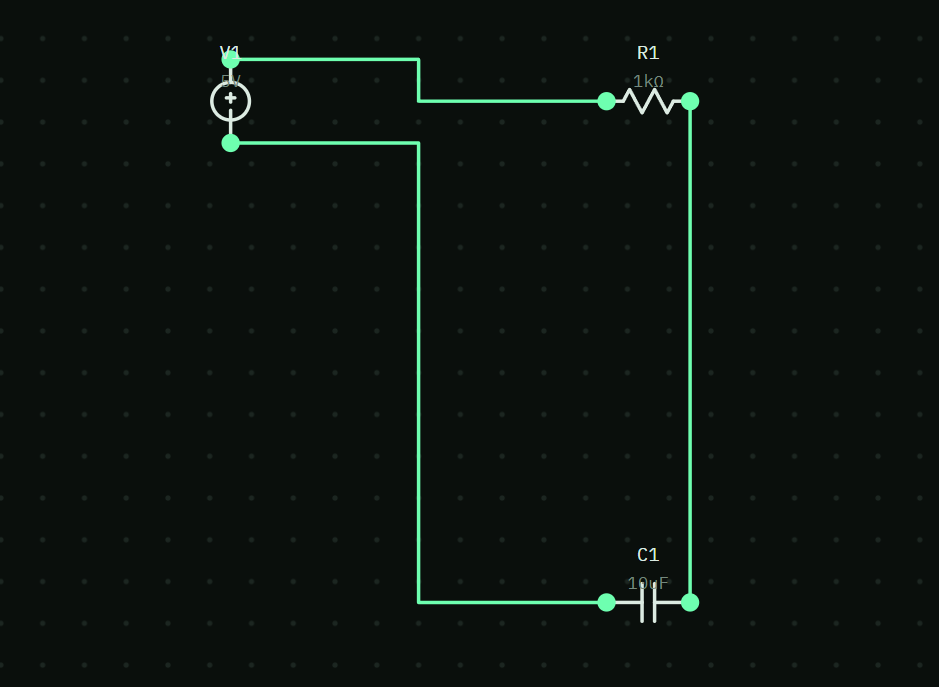
#> input picture target/image.png, 939 x 687 px
$ python wire_detector.py ../../target/image.png
#> lines starting #> are read from the running program, lines starting #| are printed output that depends on the picture; after the words box and inside, x2 and y2 are one past the last pixel; in counts of white or black regions, pixels touching at a corner belong together
"""
Stage 1 — Wire Detector
========================
Detects wires in a hand-drawn circuit image using:
  1. Preprocessing (grayscale, blur, adaptive threshold)
  2. Component region masking (erases detected component boxes)
  3. Morphological skeletonization (thins lines to 1px)
  4. Fast junction/endpoint detection via NumPy convolution
  5. Hough line segment extraction

Key fix: uses NumPy convolution for node detection (NOT pixel loops).
Also auto-downscales large phone photos for speed.
"""

import cv2
import numpy as np
from dataclasses import dataclass, field
from typing import List, Tuple


Point   = Tuple[int, int]
Segment = Tuple[Point, Point]


@dataclass
class BoundingBox:
    x1: int
    y1: int
    x2: int
    y2: int
    cls_name: str
    conf: float


@dataclass
class WireDetectionResult:
    segments    : List[Segment] = field(default_factory=list)
    junctions   : List[Point]   = field(default_factory=list)
    endpoints   : List[Point]   = field(default_factory=list)
    skeleton_img: np.ndarray    = field(default_factory=lambda: np.zeros((1, 1), np.uint8))
    wire_mask   : np.ndarray    = field(default_factory=lambda: np.zeros((1, 1), np.uint8))


class WireDetector:
    def __init__(
        self,
        component_padding: int = 8,
        min_wire_length  : int = 15,
        junction_radius  : int = 8,
        max_image_size   : int = 1024,
    ):
        self.component_padding = component_padding
        self.min_wire_length   = min_wire_length
        self.junction_radius   = junction_radius
        self.max_image_size    = max_image_size

    def detect(self, image: np.ndarray, component_boxes: List[BoundingBox]) -> WireDetectionResult:
        h, w = image.shape[:2]
        scale = 1.0

        # Downscale large images for speed
        if max(h, w) > self.max_image_size:
            scale   = self.max_image_size / max(h, w)
            new_w   = int(w * scale)
            new_h   = int(h * scale)
            image_p = cv2.resize(image, (new_w, new_h), interpolation=cv2.INTER_AREA)
            boxes_p = [
                BoundingBox(
                    int(b.x1 * scale), int(b.y1 * scale),
                    int(b.x2 * scale), int(b.y2 * scale),
                    b.cls_name, b.conf
                )
                for b in component_boxes
            ]
        else:
            image_p = image
            boxes_p = component_boxes

        wire_mask           = self._preprocess(image_p, boxes_p)
        skeleton            = self._skeletonize(wire_mask)
        junctions, endpoints = self._find_nodes_fast(skeleton)
        segments            = self._hough_lines(skeleton)
        segments            = [s for s in segments if self._seg_len(s) >= self.min_wire_length]

        # Scale coords back to original image size
        if scale != 1.0:
            inv       = 1.0 / scale
            segments  = [
                ((int(x1 * inv), int(y1 * inv)), (int(x2 * inv), int(y2 * inv)))
                for (x1, y1), (x2, y2) in segments
            ]
            junctions = [(int(x * inv), int(y * inv)) for x, y in junctions]
            endpoints = [(int(x * inv), int(y * inv)) for x, y in endpoints]
            skeleton  = cv2.resize(skeleton,  (w, h), interpolation=cv2.INTER_NEAREST)
            wire_mask = cv2.resize(wire_mask, (w, h), interpolation=cv2.INTER_NEAREST)

        return WireDetectionResult(
            segments=segments,
            junctions=junctions,
            endpoints=endpoints,
            skeleton_img=skeleton,
            wire_mask=wire_mask,
        )

    # ── Preprocessing ─────────────────────────────────────────────

    def _preprocess(self, image: np.ndarray, boxes: List[BoundingBox]) -> np.ndarray:
        gray   = cv2.cvtColor(image, cv2.COLOR_BGR2GRAY)
        gray   = cv2.GaussianBlur(gray, (3, 3), 0)
        binary = cv2.adaptiveThreshold(
            gray, 255,
            cv2.ADAPTIVE_THRESH_GAUSSIAN_C,
            cv2.THRESH_BINARY_INV,
            blockSize=15, C=8
        )
        kernel = cv2.getStructuringElement(cv2.MORPH_RECT, (2, 2))
        binary = cv2.morphologyEx(binary, cv2.MORPH_CLOSE, kernel)

        # Erase component bounding box regions
        p = self.component_padding
        for b in boxes:
            y1 = max(0, b.y1 - p)
            y2 = min(binary.shape[0], b.y2 + p)
            x1 = max(0, b.x1 - p)
            x2 = min(binary.shape[1], b.x2 + p)
            binary[y1:y2, x1:x2] = 0

        return binary

    # ── Skeletonization ───────────────────────────────────────────

    def _skeletonize(self, binary: np.ndarray) -> np.ndarray:
        try:
            from skimage.morphology import skeletonize as ski_skel
            return (ski_skel(binary.astype(bool)) * 255).astype(np.uint8)
        except ImportError:
            # Fallback: OpenCV morphological thinning
            img  = binary.copy()
            skel = np.zeros_like(img)
            k    = cv2.getStructuringElement(cv2.MORPH_CROSS, (3, 3))
            for _ in range(100):
                er   = cv2.erode(img, k)
                t    = cv2.subtract(img, cv2.dilate(er, k))
                skel = cv2.bitwise_or(skel, t)
                img  = er
                if cv2.countNonZero(img) == 0:
                    break
            return skel

    # ── Fast node detection via NumPy convolution ─────────────────

    def _find_nodes_fast(self, skeleton: np.ndarray) -> Tuple[List[Point], List[Point]]:
        """
        One-pass neighbor counting using cv2.filter2D.
        No Python loops over pixels — runs in milliseconds.
        """
        skel = (skeleton > 0).astype(np.uint8)

        # 3x3 kernel that counts 8-connected neighbors (center excluded)
        kernel = np.ones((3, 3), dtype=np.float32)
        kernel[1, 1] = 0

        nc = cv2.filter2D(skel.astype(np.float32), -1, kernel)
        nc = (nc * skel).astype(np.uint8)  # zero out non-skeleton pixels

        # Endpoints  = skeleton pixel with exactly 1 neighbor
        ep_mask = (skel == 1) & (nc == 1)
        # Junctions = skeleton pixel with 3 or more neighbors
        jn_mask = (skel == 1) & (nc >= 3)

        ep_coords = np.column_stack(np.where(ep_mask)) if ep_mask.any() else np.empty((0, 2), int)
        jn_coords = np.column_stack(np.where(jn_mask)) if jn_mask.any() else np.empty((0, 2), int)

        # np.where returns (row, col) → convert to (x=col, y=row)
        endpoints  = self._merge_nearby([(int(c), int(r)) for r, c in ep_coords])
        junctions  = self._merge_nearby([(int(c), int(r)) for r, c in jn_coords])

        return junctions, endpoints

    def _merge_nearby(self, points: List[Point]) -> List[Point]:
        """Cluster nearby points and replace each cluster with its centroid."""
        if not points:
            return []
        pts    = np.array(points, dtype=float)
        used   = [False] * len(pts)
        merged = []
        r      = self.junction_radius

        for i in range(len(pts)):
            if used[i]:
                continue
            cluster = [pts[i]]
            used[i] = True
            for j in range(i + 1, len(pts)):
                if not used[j] and np.linalg.norm(pts[i] - pts[j]) < r:
                    cluster.append(pts[j])
                    used[j] = True
            c = np.mean(cluster, axis=0)
            merged.append((int(c[0]), int(c[1])))

        return merged

    # ── Hough line extraction ─────────────────────────────────────

    def _hough_lines(self, skeleton: np.ndarray) -> List[Segment]:
        lines = cv2.HoughLinesP(
            skeleton,
            rho           = 1,
            theta         = np.pi / 180,
            threshold     = 15,
            minLineLength = self.min_wire_length,
            maxLineGap    = 12,
        )
        if lines is None:
            return []
        return [
            ((int(x1), int(y1)), (int(x2), int(y2)))
            for x1, y1, x2, y2 in lines[:, 0]
        ]

    @staticmethod
    def _seg_len(seg: Segment) -> float:
        (x1, y1), (x2, y2) = seg
        return ((x2 - x1) ** 2 + (y2 - y1) ** 2) ** 0.5


# ── Visualization helper ──────────────────────────────────────────

def visualize_wires(
    image  : np.ndarray,
    result : WireDetectionResult,
    boxes  : List[BoundingBox] = None,
) -> np.ndarray:
    vis = image.copy()
    for (x1, y1), (x2, y2) in result.segments:
        cv2.line(vis, (x1, y1), (x2, y2), (0, 200, 255), 2)
    for x, y in result.junctions:
        cv2.circle(vis, (x, y), 5, (0, 255, 0), -1)
    for x, y in result.endpoints:
        cv2.circle(vis, (x, y), 4, (255, 100, 0), -1)
    if boxes:
        for b in boxes:
            cv2.rectangle(vis, (b.x1, b.y1), (b.x2, b.y2), (0, 0, 255), 2)
            cv2.putText(vis, b.cls_name, (b.x1, b.y1 - 6),
                        cv2.FONT_HERSHEY_SIMPLEX, 0.5, (0, 0, 255), 1)
    return vis


# ── Standalone test ───────────────────────────────────────────────
if __name__ == "__main__":
    import sys
    img_path = sys.argv[1] if len(sys.argv) > 1 else "mycircuit1.jpeg"
    img = cv2.imread(img_path)
#> img is the input picture: shape (687, 939, 3); mean B, G, R 14.8, 18.7, 12
    if img is None:
        print(f"Could not read: {img_path}")
        exit()
    det    = WireDetector()
    result = det.detect(img, [])
#> in _preprocess, `binary = cv2.adaptiveThreshold( gray, 255, cv2.ADAPTIVE_THRESH_GAUSSIA..`:
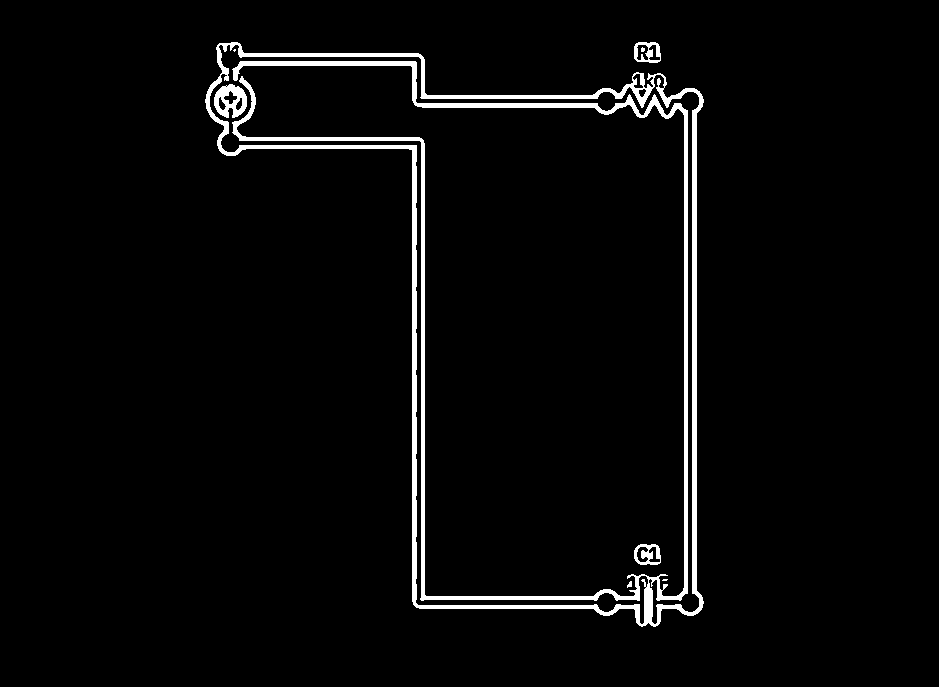
#> binary: shape (687, 939); 3.2% white; 8 white regions (3 under 20 px), largest, box (x1, y1, x2, y2) and area: (205, 42, 704, 627) 19342, (214, 84, 247, 118) 667, (634, 544, 661, 565) 327, (634, 42, 661, 63) 308, (627, 581, 632, 588) 23
#> in _preprocess, `binary = cv2.morphologyEx(binary, cv2.MORPH_CLOSE, kernel)`:
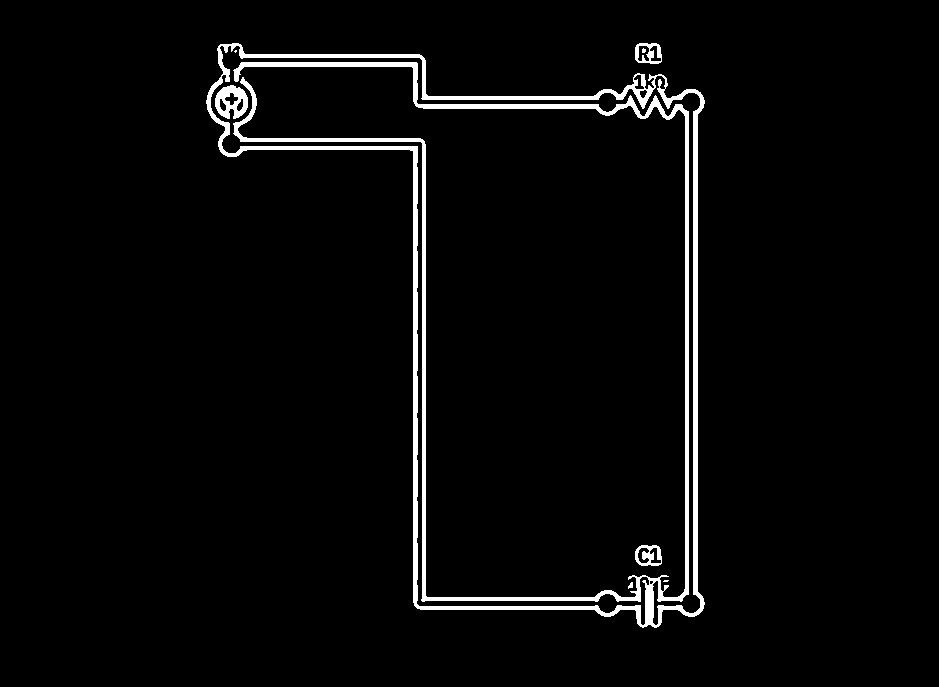
#> binary: shape (687, 939); 3.2% white; 8 white regions (3 under 20 px), largest, box (x1, y1, x2, y2) and area: (206, 43, 705, 628) 19363, (215, 85, 248, 119) 672, (635, 545, 662, 566) 328, (635, 43, 662, 64) 310, (628, 582, 633, 589) 23
#> in _skeletonize, `return (ski_skel(binary.astype(bool)) * 255).astype(np.uint8)`:
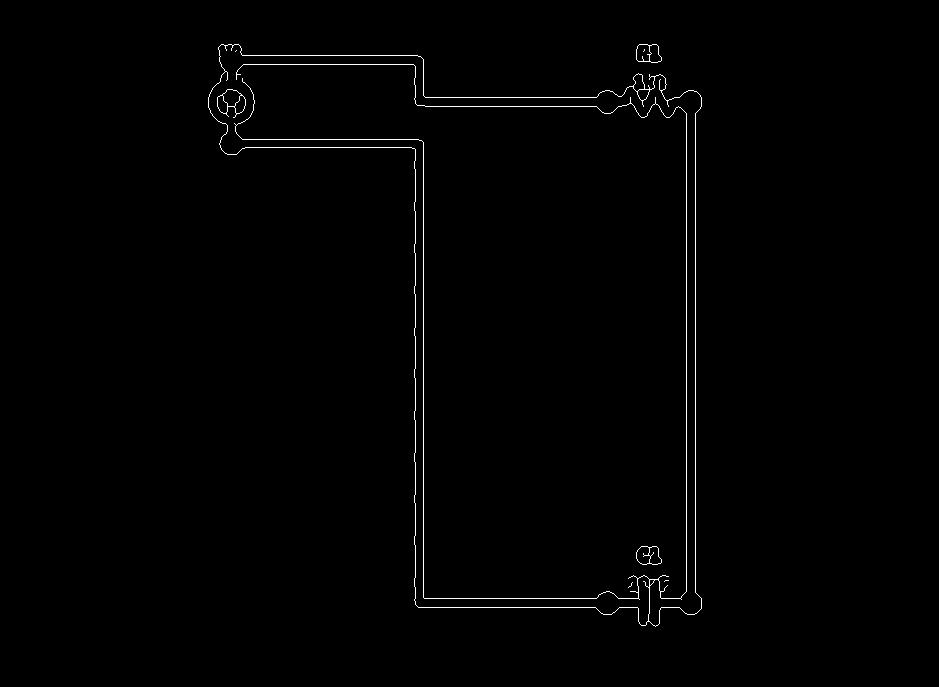
#> returned value: shape (687, 939); 0.73% white in thin lines or dots, all inside (x1, y1, x2, y2) = (208, 44, 702, 627)
#> in _find_nodes_fast, `ep_mask = (skel == 1) & (nc == 1)`:
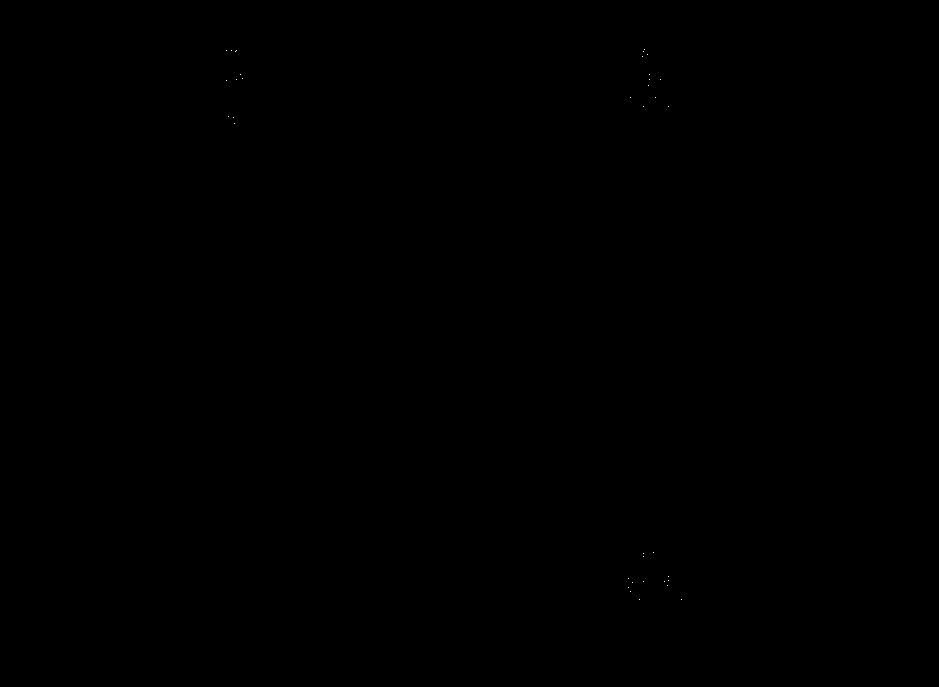
#> ep_mask: shape (687, 939) bool; 0.01% white in thin lines or dots, all inside (x1, y1, x2, y2) = (226, 49, 682, 600)
#> in _find_nodes_fast, `jn_mask = (skel == 1) & (nc >= 3)`: jn_mask: shape (687, 939) bool; 0.02% white in thin lines or dots, all inside (x1, y1, x2, y2) = (221, 45, 681, 622)
#> in _find_nodes_fast, `ep_coords = np.column_stack(np.where(ep_mask)) if ep_mask.any() else n..`: ep_coords = 37 pairs, first value 49 to 599, second value 226 to 681
#> in _find_nodes_fast, `jn_coords = np.column_stack(np.where(jn_mask)) if jn_mask.any() else n..`: jn_coords = 138 pairs, first value 45 to 621, second value 221 to 680
#> in _merge_nearby, `pts    = np.array(points, dtype=float)`: pts = 37 pairs, first value 226 to 681, second value 49 to 599
#> in _merge_nearby, `used   = [False] * len(pts)`: used = 37 items, first 6: False, False, False, False, False, False
#> the loop in _merge_nearby, `for i in range(len(pts)):` made 37 passes
#> c on passes 14, 15, 16, 17, 18, 19, 20, 23, 24, 30, 33, 36: [660, 79], [226, 80], [648, 85], [630, 97], [655, 97], [643, 106], [668, 106], [234, 123], [653, 552], [643, 581], [667, 585], [639, 599]
#> c on passes 1, 2, 4, 9, 10, 21: [644, 52.5], [228.5, 50], [235.5, 50.5], [239.3, 77], [649, 76.5], [230.5, 116.5]
#> after the loop in _merge_nearby, `for i in range(len(pts)):`: merged = [(644, 52), (228, 50), (235, 50), (239, 77), (649, 76), (660, 79), (226, 80), (648, 85), (630, 97), (655, 97), (643, 106), (668, 106), (230, 116), (234, 123), (653, 552), (643, 554), (666, 579), (630, 580), (643, 581), (667, 585), (629, 589), (639, 599), (681, 599)]; used = 37 items, first 6: True, True, True, True, True, True
#> in _find_nodes_fast, `endpoints  = self._merge_nearby([(int(c), int(r)) for r, c in ep_coord..`: endpoints has the same summary as merged in _merge_nearby
#> the loop in _merge_nearby (call 2), `for i in range(len(pts)):` made 138 passes
#> c on passes 1, 4, 6, 12, 18, 25, 29, 34, 38, 47, 54, 55: [225, 45.25], [232.3, 45.33], [649, 45.25], [648.3, 57.78], [643, 61], [236.2, 74], [653.2, 76.4], [634, 87.67], [646.8, 88.89], [661, 90.25], [221.7, 94.67], [241, 94.75]
#> c on passes 24, 53: [225, 71], [637, 92]
#> in _find_nodes_fast, `junctions  = self._merge_nearby([(int(c), int(r)) for r, c in jn_coord..`: junctions = 33 pairs, first value 221 to 680, second value 45 to 620
#> in detect, `junctions, endpoints = self._find_nodes_fast(skeleton)`: endpoints has the same summary as merged in _merge_nearby
#> in _hough_lines, `lines = cv2.HoughLinesP( skeleton, rho           = 1, theta         = ..`: lines = 55 rows, first 6: [686, 591, 686, 113], [695, 592, 695, 113], [415, 604, 415, 139], [423, 607, 423, 142], [418, 607, 595, 607], [243, 64, 423, 64]
#> in detect, `segments            = self._hough_lines(skeleton)`: segments = 55 items
    print(f"Segments : {len(result.segments)}")
#| Segments : 55
    print(f"Junctions: {len(result.junctions)}")
#| Junctions: 33
    print(f"Endpoints: {len(result.endpoints)}")
#| Endpoints: 23
    vis = visualize_wires(img, result)
#> after the loop in visualize_wires, `for (x1, y1), (x2, y2) in result.segments:`:
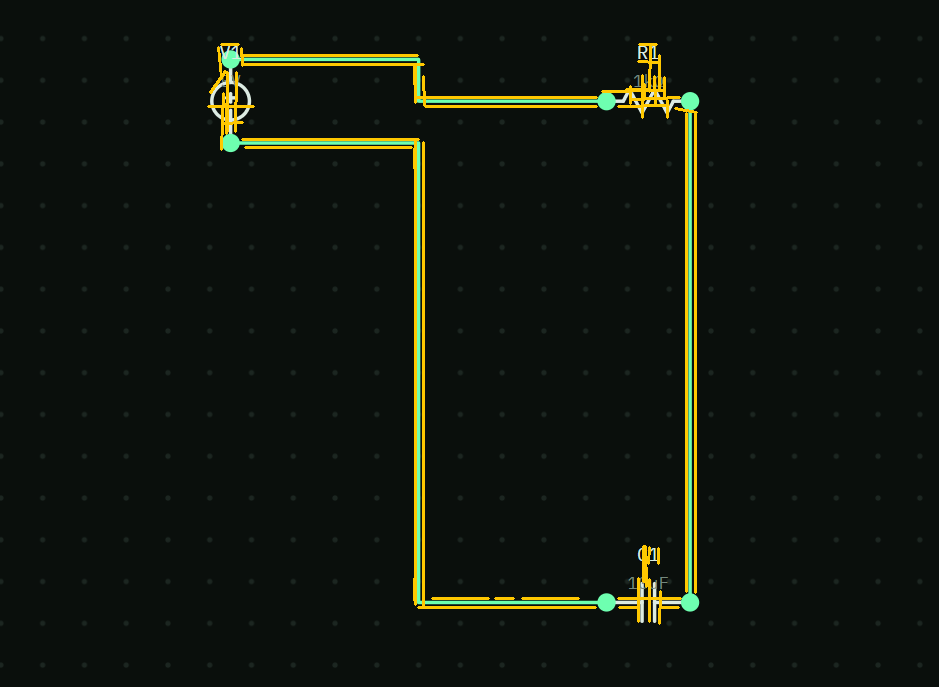
#> vis: shape (687, 939, 3); 2.05% of pixels changed, all inside (x1, y1, x2, y2) = (207, 43, 698, 625)
#> after the loop in visualize_wires, `for x, y in result.junctions:`:
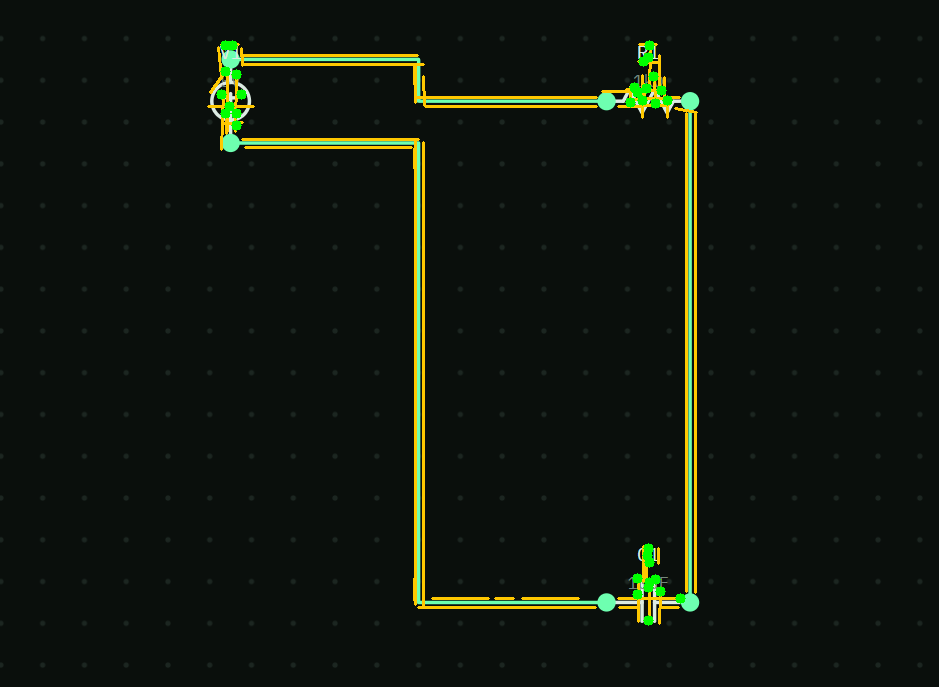
#> vis: shape (687, 939, 3); 0.39% of pixels changed, all inside (x1, y1, x2, y2) = (216, 40, 686, 626)
#> after the loop in visualize_wires, `for x, y in result.endpoints:`:
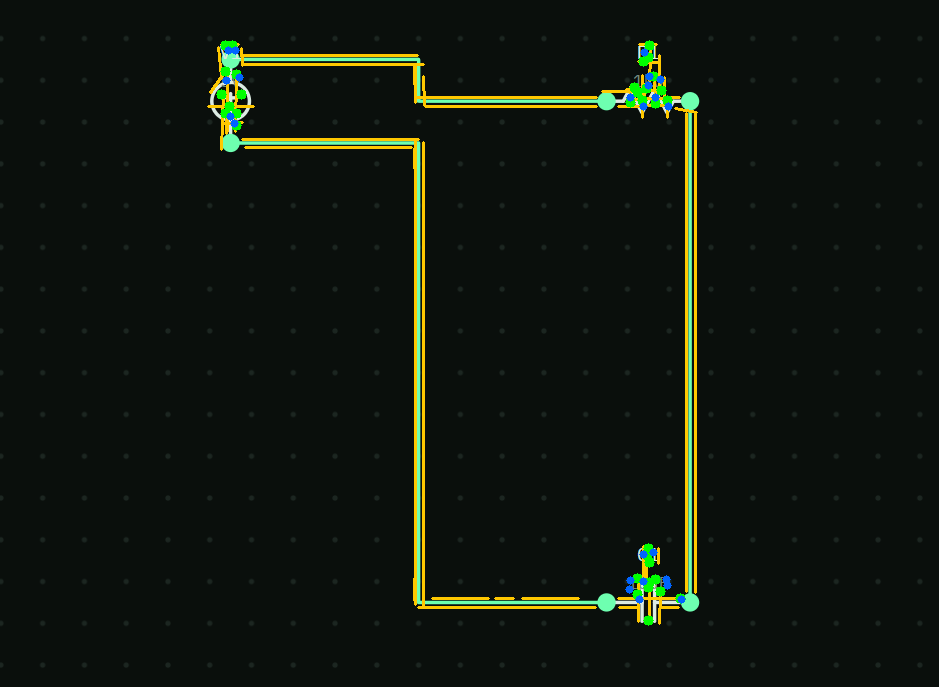
#> vis: shape (687, 939, 3); 0.17% of pixels changed, all inside (x1, y1, x2, y2) = (222, 46, 686, 604)
    cv2.imshow("Wires", vis)
    cv2.waitKey(0)
    cv2.destroyAllWindows()
